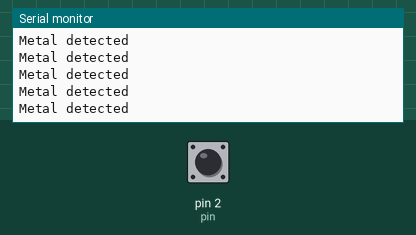
A sketch run on a simulated Arduino Uno, built with avr-gcc and run on an emulated ATmega328P. Shown: the last lines printed to the serial monitor. The inputs (shaded band) are chosen by the test bench; at power-on: pin 2 (pin) LOW.

Above: at 1.2 s.
1.3 s: pin 2 (pin) driven HIGH
At 2.3 s:
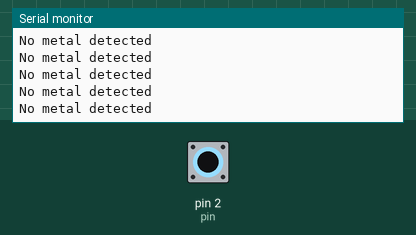
3.2 s: pin 2 (pin) driven LOW
At 3.7 s:
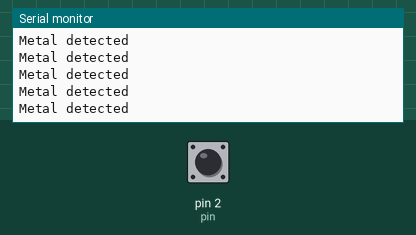
6.2 s: pin 2 (pin) driven HIGH
At 6.8 s:
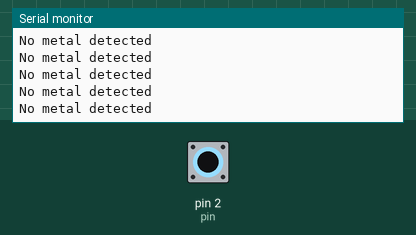
9.2 s: pin 2 (pin) driven LOW
At 9.9 s:
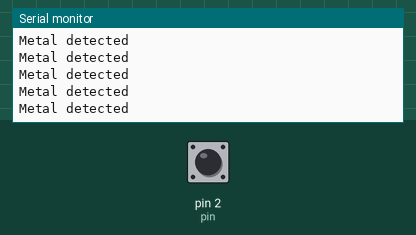
12.2 s: pin 2 (pin) driven HIGH
At 13.2 s:
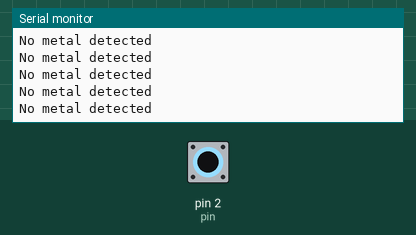

The sketch:

Induction_sensor_op.ino
```cpp
#define pin 2

void setup() {

  pinMode(pin, INPUT);
  Serial.begin(9600);

//  Serial.println("2");

}

void loop() {
  if(digitalRead(pin) == HIGH) Serial.println("No metal detected");
  else  Serial.println("Metal detected");

//  delay(1000);

}
```

Measured:
- after the input at 1.3 s, the serial monitor: prints a new line after 0.08 s (image 1)
